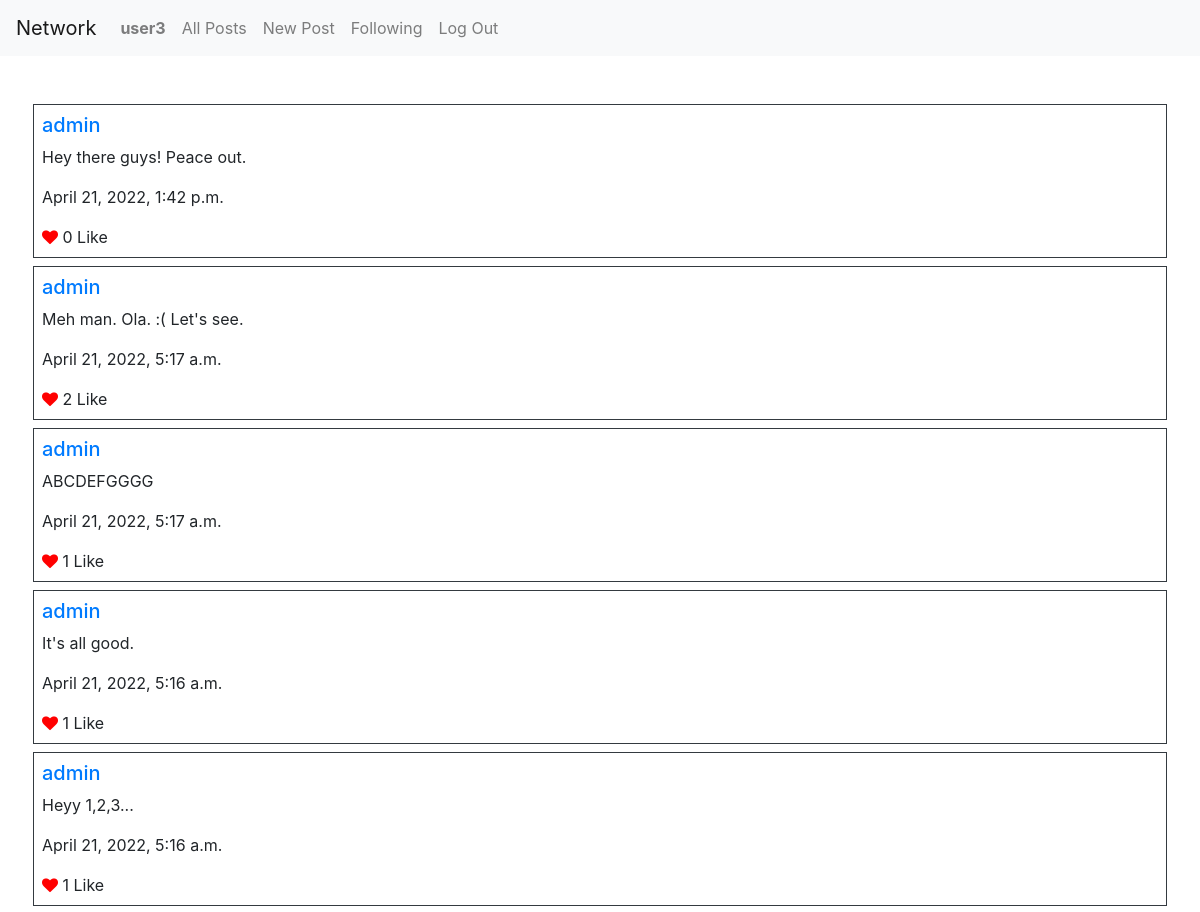
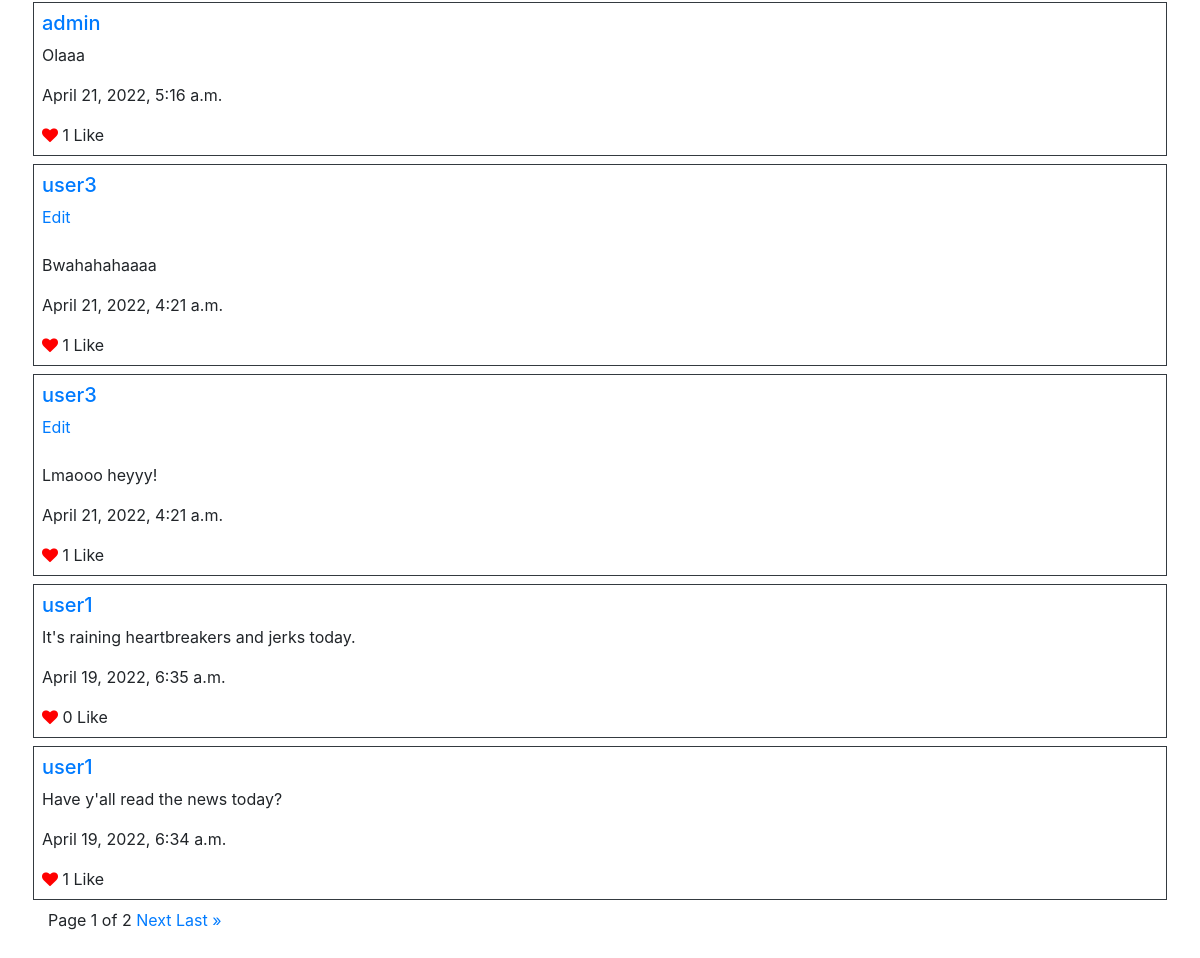
Page / (signed in) on the committed database (2 pictures, top to bottom).
### network/models.py (models this page shows)
class User(AbstractUser):
    pass

class Post(models.Model):
    user = models.ForeignKey(User, on_delete=models.CASCADE)
    content = models.CharField(max_length=300, default=None)
    date = models.DateTimeField(default=datetime.datetime.now)
    liked = models.ManyToManyField(User, blank = True, related_name="postlikes")

### network/views.py (the view)
# urls.py: path("", views.index, name="index"),
def index(request):
    l=[]
    all_posts = Post.objects.all().order_by('-date')
    for ap in all_posts:
        for f in ap.liked.all():
            if f.id == request.user.id:
                l.append(ap.id)
    paginator = Paginator(all_posts,10)
    page_number = request.GET.get('page')
    page_obj = paginator.get_page(page_number)
    return render(request, "network/index.html", {
        "posts":page_obj,
        "liked": l
    })

### network/templates/network/index.html (shortened to what this page needs)
{% extends "network/layout.html" %}
{% block body %}
    {% for p in posts %}
        <div class="row">
        <div class="col border border-dark mb-2 p-2">
            <h5><a href="{% url 'profile' p.user.username %}">{{p.user.username}}</a></h5>
            {% if p.user.id == request.user.id %}
                <a href="{% url 'editpost' p.id %}">Edit</a>
                <br><br>
            {% endif %}
            <p>{{p.content}}</p>
            <p>{{p.date}}</p>
            {% if user.is_authenticated %}
                {% if p.id in l %}
                    <i class="fa fa-heart" style="color:red"></i>&nbsp;<span id="count-{{p.id}}">{{p.liked.count}}</span>&nbsp;<a id="change" data-post="{{p.id}}" onclick="change({{p.id}})">Unlike</a>
                {% else %}
                    <i class="fa fa-heart" style="color:red"></i>&nbsp;<span id="count-{{p.id}}">{{p.liked.count}}</span>&nbsp;<a class="change-{{p.id}}" id="change" data-post="{{p.id}}" onclick="change({{p.id}})">Like</a>
                {% endif %}
            {% endif %}
        </div>
        </div>
    {% endfor %}
    <div class="pagination">
        <span class="step-links">
            <span class="current">
                Page {{ posts.number }} of {{ posts.paginator.num_pages }}
            </span>
            {% if posts.has_next %}
                <a href="?page={{ posts.next_page_number }}">Next</a>
                <a href="?page={{ posts.paginator.num_pages }}">Last &raquo;</a>
            {% endif %}
        </span>
    </div>
{% endblock %}

### network/templates/network/layout.html (shortened to what this page needs)
{% load static %}
<!DOCTYPE html>
<html lang="en">
    <head>
        <link rel="stylesheet" href="https://stackpath.bootstrapcdn.com/bootstrap/4.4.1/css/bootstrap.min.css">
        <link rel="stylesheet" href="https://cdnjs.cloudflare.com/ajax/libs/font-awesome/4.7.0/css/font-awesome.min.css">
        <link href="{% static 'network/styles.css' %}" rel="stylesheet">
    </head>
    <body>
        <nav class="navbar navbar-expand-lg navbar-light bg-light">
            <a class="navbar-brand" href="#">Network</a>
            <div>
              <ul class="navbar-nav mr-auto">
                {% if user.is_authenticated %}
                    <li class="nav-item">
                        <a class="nav-link" href="{% url 'profile' user.username %}"><strong>{{ user.username }}</strong></a>
                    </li>
                {% endif %}
                <li class="nav-item">
                  <a class="nav-link" href="{% url 'index' %}">All Posts</a>
                </li>
                {% if user.is_authenticated %}
                    <li class="nav-item">
                        <a class="nav-link" href="{% url 'newpost' %}">New Post</a>
                    </li>
                    <li class="nav-item">
                        <a class="nav-link" href="{% url 'following' %}">Following</a>
                    </li>
                    <li class="nav-item">
                        <a class="nav-link" href="{% url 'logout' %}">Log Out</a>
                    </li>
                {% endif %}
              </ul>
            </div>
          </nav>
        <div class="body p-5">
            {% block body %}
            {% endblock %}
        </div>
    </body>
</html>

### rows in the picture
User: username "user3"
Post: user.username "admin", content "Hey there guys! Peace out.", date "April 21, 2022, 1:42 p.m.", liked.count "0"
Post: user.username "admin", content "Meh man. Ola. :( Let's see.", date "April 21, 2022, 5:17 a.m.", liked.count "2"
Post: user.username "admin", content "ABCDEFGGGG", date "April 21, 2022, 5:17 a.m.", liked.count "1"
Post: user.username "admin", content "It's all good.", date "April 21, 2022, 5:16 a.m.", liked.count "1"
Post: user.username "admin", content "Heyy 1,2,3...", date "April 21, 2022, 5:16 a.m.", liked.count "1"
Post: user.username "admin", content "Olaaa", date "April 21, 2022, 5:16 a.m.", liked.count "1"
Post: user.username "user3", shows "Edit", content "Bwahahahaaaa", date "April 21, 2022, 4:21 a.m.", liked.count "1"
Post: user.username "user3", shows "Edit", content "Lmaooo heyyy!", date "April 21, 2022, 4:21 a.m.", liked.count "1"
Post: user.username "user1", content "It's raining heartbreakers and jerks today.", date "April 19, 2022, 6:35 a.m.", liked.count "0"
Post: user.username "user1", content "Have y'all read the news today?", date "April 19, 2022, 6:34 a.m.", liked.count "1"

### other values in the picture
{{ posts.number }} "1"
{{ posts.paginator.num_pages }} "2"
